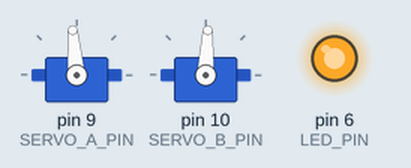
Recording of a sketch running on a simulated Arduino Uno, built with avr-gcc and run on an emulated ATmega328P. Parts: 2 × servo, output pins drawn as LEDs (lit = HIGH).

Above: at 0.1 s.
At 9.77 s:
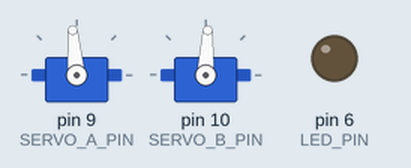
At 13.44 s:
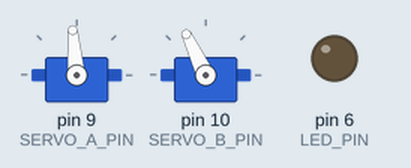
At 17.18 s:
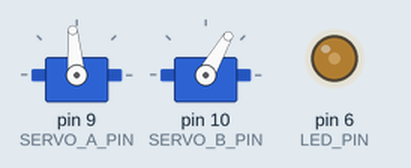
At 24.63 s:
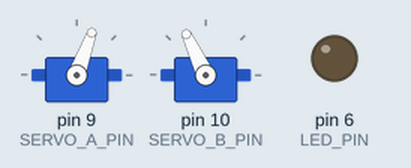
At 39.52 s:
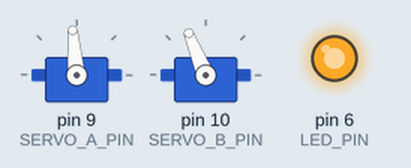
Timing chart, 0 to 40.0 s (numbered marks = the images above):
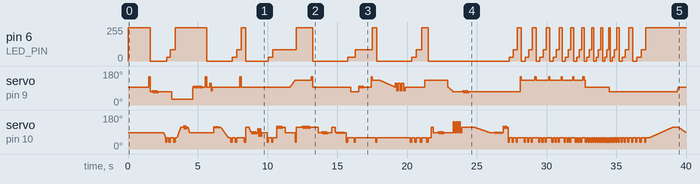

The sketch:

05_useless_red_levels.ino
```cpp
#include <Servo.h>

// PINS
const int SERVO_A_PIN = 9;   // right side — wants OFF
const int SERVO_B_PIN = 10;  // left side  — wants HIGH
const int LED_PIN     = 6;

// Angles for the regular positions used throughout code
const int A_HOME  = 95;   // Center rest / staredown
const int A_PRESS = 150;  // Reaches button             ← calibrate
const int A_LED   = 70;   // Glaring at LED
const int A_READY = 130;  // Poised to strike

const int B_HOME  = 87;   // Center rest / staredown
const int B_PRESS = 35;   // Reaches button             ← calibrate
const int B_LED   = 115;  // Admiring LED
const int B_DROOP = 75;   // Dejected droop
const int B_READY = 60;   // Poised to press

// LED cycle  (Off=0 → Low=1 → Mid=2 → High=3 → wraps to Off)
const int LED_VALS[4] = { 0, 30, 85, 250 };

// Globals
Servo servoA;
Servo servoB;
int   ledLevel = 0;   // 0–3 index into LED_VALS[]

// Servo movement functions for consistent style and LED control
void applyLED() {
  analogWrite(LED_PIN, LED_VALS[ledLevel]);
}

// Smooth sweep — stepDelay controls timing: 5=quick  15=normal  25=slower (any timing can be used)
void sweep(Servo &srv, int fromAngle, int toAngle, int stepDelay) {
  int step = (fromAngle < toAngle) ? 1 : -1;
  for (int pos = fromAngle; pos != toAngle + step; pos += step) {
    srv.write(pos);
    delay(stepDelay);
  }
}

// Instant snap with optional settle
void snap(Servo &srv, int angle, int settleMs = 150) {
  srv.write(angle);
  delay(settleMs);
}

// Emotion wiggle at a position
void wiggle(Servo &srv, int center, int amount, int reps, int speed = 70) {
  for (int i = 0; i < reps; i++) {
    srv.write(center + amount);
    delay(speed);
    srv.write(center - amount);
    delay(speed);
  }
  srv.write(center);
  delay(80);
}

// Physical button press + advance LED one step
void pressButton(Servo &srv, int pressAngle, int returnAngle,
                 int holdMs = 100, int returnMs = 220) {
  srv.write(pressAngle);
  delay(holdMs);
  ledLevel = (ledLevel + 1) % 4;   // Off→Low→Mid→High→Off→…
  applyLED();
  srv.write(returnAngle);
  delay(returnMs);
}

// Animation Scenes for servo movements and LED control
void scene_1() {
  pressButton(servoA, A_PRESS, A_LED, 100, 150);  // OFF
  wiggle(servoA, A_LED, 5, 3);
  delay(300);
  sweep(servoB, B_HOME, B_READY, 5);

  pressButton(servoB, B_PRESS, B_READY, 100, 120);
  pressButton(servoB, B_PRESS, B_READY, 100, 120);
  snap(servoA, 30);
  pressButton(servoB, B_PRESS, B_READY, 100, 120);

  sweep(servoB, B_READY, B_LED, 5);
  delay(200);
  wiggle(servoB, B_LED, 7, 2, 52);
  sweep(servoB, B_LED, B_HOME, 5);
  delay(200);
  snap(servoA, A_HOME, 50);
  wiggle(servoA, A_HOME, 3, 5);
  delay(100);
  pressButton(servoA, A_PRESS, A_HOME, 100, 200);
  wiggle(servoA, A_HOME, 20, 1, 100);
}

void scene_2() {
  wiggle(servoB, B_LED, 3, 3);
  sweep(servoB, B_LED, B_READY, 10);
  delay(180);

  pressButton(servoB, B_PRESS, B_READY);
  pressButton(servoB, B_PRESS, B_READY);
  pressButton(servoA, A_PRESS, A_HOME);
  pressButton(servoB, B_PRESS, B_LED);
  sweep(servoB, B_LED, B_HOME, 5);
  wiggle(servoB, B_HOME, 5, 3);
  wiggle(servoB, B_HOME, 20, 2);
  delay(300);

  pressButton(servoB, B_PRESS, B_READY);
  pressButton(servoB, B_PRESS, B_READY);
  delay(50);
  wiggle(servoB, B_LED, 5, 3);
  delay(100);
  snap(servoB, B_HOME);
  delay(200);
  sweep(servoA, A_HOME, A_READY, 10);
  pressButton(servoB, B_PRESS, B_LED);
  delay(200);
  wiggle(servoB, B_LED, 5, 4);
  pressButton(servoA, A_PRESS, A_HOME);
  delay(200);
  snap(servoB, B_HOME);
  delay(100);
  wiggle(servoB, B_HOME, 5, 3);
  delay(200);
  snap(servoB, B_LED);
  delay(100);
  wiggle(servoB, B_HOME, 3, 5);
}

void scene_3() {
  pressButton(servoB, B_PRESS, B_READY);
  snap(servoA, A_LED);
  delay(100);
  pressButton(servoB, B_PRESS, B_READY);
  wiggle(servoA, A_HOME, 4, 3);
  delay(400);
  pressButton(servoA, A_PRESS, A_READY);
  pressButton(servoB, B_PRESS, B_READY);
  sweep(servoA, A_READY, A_HOME, 30);
  wiggle(servoA, A_HOME, 20, 3, 120);
  delay(300);
  pressButton(servoB, B_PRESS, B_READY);
  pressButton(servoB, B_PRESS, B_READY);
  delay(50);

  pressButton(servoB, B_PRESS, B_READY);
  snap(servoA, A_READY);
  pressButton(servoB, B_PRESS, B_READY);
  snap(servoB, B_LED);
  snap(servoB, B_HOME);
  delay(200);
  wiggle(servoB, B_HOME, 5, 3);
  delay(200);
  sweep(servoA, A_HOME, A_LED, 15);
  wiggle(servoB, B_LED, 30, 3, 100);
  wiggle(servoA, A_LED, 5, 3);
  delay(300);
  sweep(servoB, B_LED, B_HOME, 40);
  delay(300);
  wiggle(servoB, B_HOME, 3, 4);
  wiggle(servoB, B_LED, 5, 2);
}

void scene_4() {
  for (int i = 0; i <= 5; i++){
  pressButton(servoB, B_PRESS, B_READY, 80, 200 - (i*20));
  pressButton(servoB, B_PRESS, B_READY, 80, 200 - (i*20));
  pressButton(servoB, B_PRESS, B_READY, 80, 200 - (i*20));
  pressButton(servoA, A_PRESS, A_READY, 80, 200 - (i*20));
  }
  servoA.write(A_HOME);
  for (int i = 0; i <= 10; i++){
  pressButton(servoB, B_PRESS, B_READY, 80, 100 - (i*5));
  }
  servoA.write(A_LED);
  for (int i = 0; i <= 11; i++){
  pressButton(servoB, B_PRESS, B_READY, 80, 50 + (i*20));
  }
  sweep(servoB, B_READY, B_LED, 30);
  delay(300);
  sweep(servoA, A_LED, A_HOME, 3);
  sweep(servoB, B_LED, B_HOME, 20);
}

void setup() {
  servoA.attach(SERVO_A_PIN);
  servoB.attach(SERVO_B_PIN);
  pinMode(LED_PIN, OUTPUT);

  servoA.write(A_HOME);
  servoB.write(B_HOME);
  ledLevel = 3;
  applyLED();
  delay(1500);

  scene_1();
  scene_2();
  scene_3();
  scene_4();
}

void loop() {

}
```

Measured:
- by itself, pin 6 (LED_PIN): 0/255 → 250/255 at 0.00 s, → 0/255 1.6 s later, → 30/255 1.2 s later, → 85/255 0.22 s later, … (69 changes in this stretch)
